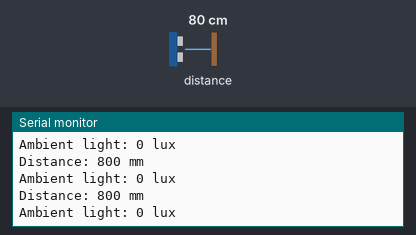
The sketch below on a simulated Raspberry Pi Pico. Parts: the last lines printed to the serial monitor. The test bench sets the inputs (shaded band); at power-on: distance to the obstacle 80 cm.

Above: at 2.2 s.
2.3 s: distance to the obstacle set to 2 cm
At 3.0 s:
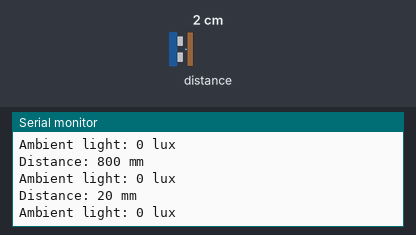
3.8 s: distance to the obstacle set to 4 cm
At 4.6 s:
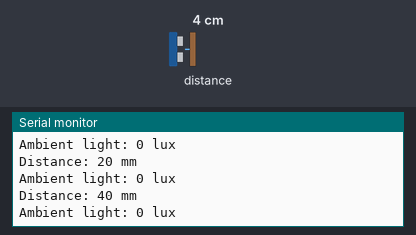
Timing chart, 0 to 6.8 s (numbered marks = the images above; inputs shaded):
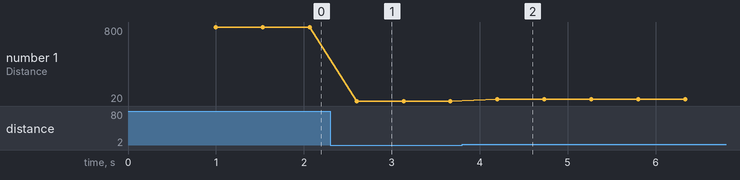

Measured:
- after the input at 2.3 s, the serial monitor: prints a new line after 0.30 s (image 1)
- after the input at 3.8 s, the serial monitor: prints a new line after 0.40 s (image 2)
- plotted number 1: 800 → 20 after the input at 2.3 s, 20 → 40 after the input at 3.8 s

The sketch:

VL6180X_serial_print.ino
```cpp
#include <Wire.h>
#include <Adafruit_VL6180X.h>

Adafruit_VL6180X vl = Adafruit_VL6180X();

void setup() {
  Serial.begin(115200);
  delay(1000);

  // I2C piny
  Wire.setSDA(29);  // ADC3
  Wire.setSCL(28);  // ADC4
  Wire.begin();

  Serial.println("VL6180X test...");

  if (!vl.begin()) {
    Serial.println("Sensor nenajdeny!");
    while(1);
  }
  Serial.println("Sensor OK");
}

void loop() {
  // Vzdialenosť v mm
  Serial.print("Distance: ");
  Serial.print(vl.readRange());
  Serial.println(" mm");

  // Ambient light (lux)
  Serial.print("Ambient light: ");
  Serial.print(vl.readAmbient());
  Serial.println(" lux");

  delay(500);
}
```
